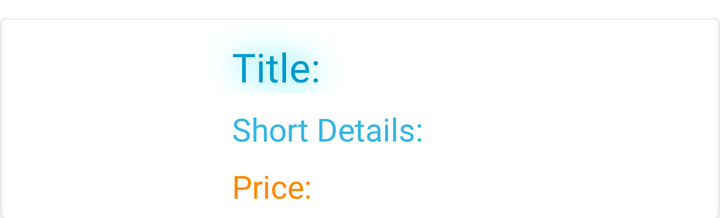
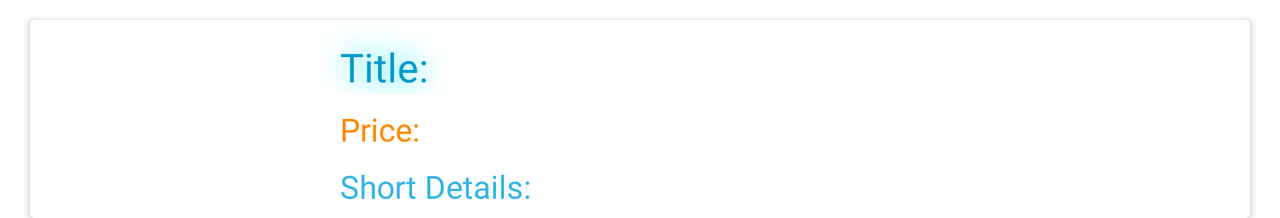

Two renders of one Android screen. The first uses the default layout on a phone; the second uses the alternative layout the repository ships for a different screen configuration, on a matching device. The two XML files are below.
<!-- AndroidManifest.xml: application theme Theme.RecyclerViewAndDetailPage -->
<!-- res/layout/list_row.xml -->
<?xml version="1.0" encoding="utf-8"?>
<RelativeLayout xmlns:android="http://schemas.android.com/apk/res/android"
    xmlns:app="http://schemas.android.com/apk/res-auto"
    xmlns:tools="http://schemas.android.com/tools"
    android:layout_width="match_parent"
    android:layout_height="wrap_content"
    android:background="?android:attr/selectableItemBackground"
    android:clickable="true"
    android:fitsSystemWindows="false"
    android:focusable="true"
    android:orientation="vertical"
    android:paddingTop="5dp">

    <androidx.cardview.widget.CardView
        android:layout_width="match_parent"
        android:layout_height="wrap_content"
        android:layout_marginLeft="1sp"
        android:layout_marginTop="5sp"
        android:layout_marginRight="1sp">

        <LinearLayout
            android:layout_width="match_parent"
            android:layout_height="match_parent"
            android:orientation="horizontal">

            <androidx.constraintlayout.widget.ConstraintLayout
                android:layout_width="wrap_content"
                android:layout_height="wrap_content"
                android:layout_gravity="center"
                android:orientation="horizontal">

                <ImageView
                    android:id="@+id/imageViewId"
                    android:layout_width="90dp"
                    android:layout_height="80dp"
                    android:layout_weight="1"
                    app:layout_constraintBottom_toBottomOf="parent"
                    app:layout_constraintStart_toStartOf="parent"
                    app:layout_constraintTop_toTopOf="parent"
                    tools:srcCompat="@tools:sample/avatars" />
            </androidx.constraintlayout.widget.ConstraintLayout>

            <androidx.constraintlayout.widget.ConstraintLayout
                android:layout_width="280dp"
                android:layout_height="wrap_content"
                android:orientation="horizontal">

                <LinearLayout
                    android:id="@+id/linearLayout"
                    android:layout_width="280dp"
                    android:layout_height="wrap_content"
                    android:background="@drawable/textview_border"
                    android:orientation="vertical"
                    android:paddingBottom="5sp"
                    app:layout_constraintBottom_toBottomOf="parent"
                    app:layout_constraintEnd_toEndOf="parent"
                    app:layout_constraintStart_toStartOf="parent"
                    app:layout_constraintTop_toTopOf="parent">

                    <TextView
                        android:id="@+id/title"
                        android:layout_width="match_parent"
                        android:layout_height="wrap_content"
                        android:layout_marginStart="5dp"
                        android:fontFamily="@font/amaranth_bold"
                        android:paddingLeft="20dp"
                        android:paddingTop="10sp"
                        android:paddingRight="20dp"
                        android:shadowColor="@android:color/holo_blue_bright"
                        android:shadowRadius="40"
                        android:text="@string/txv_title"
                        android:textColor="@android:color/holo_blue_dark"
                        android:textSize="20sp" />

                    <TextView
                        android:id="@+id/s_info"
                        android:layout_width="match_parent"
                        android:layout_height="wrap_content"
                        android:layout_marginStart="5dp"
                        android:fontFamily="@font/aref_ruqaa"
                        android:paddingLeft="20dp"
                        android:paddingTop="7sp"
                        android:paddingRight="20dp"
                        android:text="@string/txv_short_details"
                        android:textColor="@android:color/holo_blue_light"
                        android:textSize="16sp" />

                    <TextView
                        android:id="@+id/l_info"
                        android:layout_width="match_parent"
                        android:layout_height="wrap_content"
                        android:layout_marginStart="5dp"
                        android:paddingLeft="20dp"
                        android:paddingTop="7sp"
                        android:paddingRight="20dp"
                        android:text="@string/txv_long_details"
                        android:textColor="@android:color/holo_blue_light"
                        android:textSize="16sp"
                        android:visibility="gone" />

                    <TextView
                        android:id="@+id/price"
                        android:layout_width="match_parent"
                        android:layout_height="wrap_content"
                        android:layout_marginStart="5dp"
                        android:fontFamily="@font/artifika"
                        android:paddingLeft="20dp"
                        android:paddingTop="7sp"
                        android:paddingRight="20dp"
                        android:text="@string/txv_price"
                        android:textColor="@android:color/holo_orange_dark"
                        android:textSize="16sp" />
                </LinearLayout>
            </androidx.constraintlayout.widget.ConstraintLayout>

        </LinearLayout>

    </androidx.cardview.widget.CardView>
</RelativeLayout>
<!-- resources referenced by this layout -->
<resources>
  <string name="txv_long_details">"Long Details: "</string>
  <string name="txv_price">"Price: "</string>
  <string name="txv_short_details">"Short Details: "</string>
  <string name="txv_title">"Title: "</string>
  <style name="Theme.RecyclerViewAndDetailPage" parent="Theme.MaterialComponents.DayNight.DarkActionBar">
          
          <item name="colorPrimary">@color/purple_500</item>
          <item name="colorPrimaryVariant">@color/purple_700</item>
          <item name="colorOnPrimary">@color/white</item>
          
          <item name="colorSecondary">@color/teal_200</item>
          <item name="colorSecondaryVariant">@color/teal_700</item>
          <item name="colorOnSecondary">@color/black</item>
          
          <item name="android:statusBarColor" tools:targetApi="l">?attr/colorPrimaryVariant</item>
          
      </style>
</resources>
<!-- res/layout-land/list_row.xml (the repository's variant of the layout above) -->
<!-- drawn on the phone turned sideways -->
<?xml version="1.0" encoding="utf-8"?>
<RelativeLayout xmlns:android="http://schemas.android.com/apk/res/android"
    xmlns:app="http://schemas.android.com/apk/res-auto"
    xmlns:tools="http://schemas.android.com/tools"
    android:layout_width="match_parent"
    android:layout_height="wrap_content"
    android:background="?android:attr/selectableItemBackground"
    android:clickable="true"
    android:fitsSystemWindows="false"
    android:focusable="true"
    android:orientation="vertical"
    android:paddingTop="5dp">

    <androidx.cardview.widget.CardView
        android:layout_width="match_parent"
        android:layout_height="wrap_content"
        android:layout_marginLeft="15sp"
        android:layout_marginTop="5sp"
        android:layout_marginRight="15sp"
        android:paddingLeft="20sp">

        <LinearLayout
            android:layout_width="match_parent"
            android:layout_height="wrap_content"
            android:orientation="horizontal">

            <androidx.constraintlayout.widget.ConstraintLayout
                android:id="@+id/const1"
                android:layout_width="wrap_content"
                android:layout_height="wrap_content"
                android:orientation="horizontal"
                android:layout_gravity="center">

                <ImageView
                    android:id="@+id/imageViewId"
                    android:layout_width="120dp"
                    android:layout_height="90dp"
                    android:layout_gravity="center"
                    app:layout_constraintBottom_toBottomOf="parent"
                    app:layout_constraintEnd_toEndOf="parent"
                    app:layout_constraintStart_toStartOf="parent"
                    app:layout_constraintTop_toTopOf="parent"
                    tools:srcCompat="@tools:sample/avatars" />
            </androidx.constraintlayout.widget.ConstraintLayout>

            <androidx.constraintlayout.widget.ConstraintLayout
                android:id="@+id/const2"
                android:layout_width="520dp"
                android:layout_height="wrap_content"
                app:layout_constraintBottom_toBottomOf="parent"
                app:layout_constraintEnd_toEndOf="parent"
                app:layout_constraintStart_toEndOf="@+id/const1"
                app:layout_constraintTop_toTopOf="parent">

                <LinearLayout
                    android:layout_width="500dp"
                    android:layout_height="wrap_content"
                    android:background="@drawable/textview_border"
                    android:orientation="vertical"
                    android:paddingBottom="5sp"
                    app:layout_constraintBottom_toBottomOf="parent"
                    app:layout_constraintEnd_toEndOf="parent"
                    app:layout_constraintStart_toStartOf="parent"
                    app:layout_constraintTop_toTopOf="parent">

                    <TextView
                        android:id="@+id/title"
                        android:layout_width="match_parent"
                        android:layout_height="wrap_content"
                        android:layout_marginStart="5dp"
                        android:fontFamily="@font/amaranth_bold"
                        android:paddingLeft="20dp"
                        android:paddingTop="10sp"
                        android:paddingRight="20dp"
                        android:shadowColor="@android:color/holo_blue_bright"
                        android:shadowRadius="40"
                        android:text="@string/txv_title"
                        android:textColor="@android:color/holo_blue_dark"
                        android:textSize="20sp" />

                    <TextView
                        android:id="@+id/price"
                        android:layout_width="match_parent"
                        android:layout_height="wrap_content"
                        android:layout_marginStart="5dp"
                        android:fontFamily="@font/artifika"
                        android:paddingLeft="20dp"
                        android:paddingTop="7sp"
                        android:paddingRight="20dp"
                        android:text="@string/txv_price"
                        android:textColor="@android:color/holo_orange_dark"
                        android:textSize="16sp" />

                    <TextView
                        android:id="@+id/s_info"
                        android:layout_width="match_parent"
                        android:layout_height="wrap_content"
                        android:layout_marginStart="5dp"
                        android:fontFamily="@font/aref_ruqaa"
                        android:paddingLeft="20dp"
                        android:paddingTop="7sp"
                        android:paddingRight="20dp"
                        android:text="@string/txv_short_details"
                        android:textColor="@android:color/holo_blue_light"
                        android:textSize="16sp" />

                    <TextView
                        android:id="@+id/l_info"
                        android:layout_width="match_parent"
                        android:layout_height="wrap_content"
                        android:layout_marginStart="5dp"
                        android:paddingLeft="20dp"
                        android:paddingTop="7sp"
                        android:paddingRight="20dp"
                        android:text="@string/txv_long_details"
                        android:textColor="@android:color/holo_blue_light"
                        android:textSize="16sp"
                        android:visibility="gone" />
                </LinearLayout>

            </androidx.constraintlayout.widget.ConstraintLayout>

        </LinearLayout>


    </androidx.cardview.widget.CardView>
</RelativeLayout>
